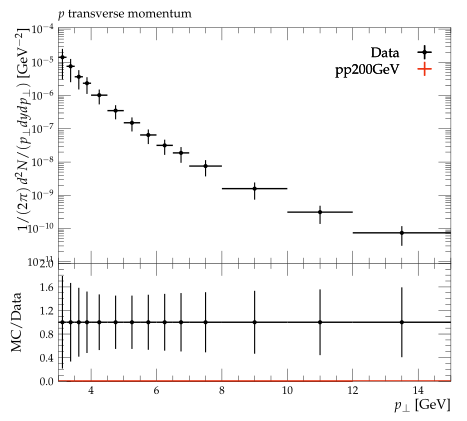

The script that saved this image:
#! /usr/bin/env python3

# This Python script was auto-generated using YODA v2.1.0.
# Analysis object: /STAR_2012_I930463/d01-x01-y05
# Timestamp: 07-10-2025 (17:32:21)

import matplotlib as mpl
import matplotlib.pyplot as plt
mpl.use('Agg') # comment out for interactive use
import os
import numpy as np
from numpy import nan, inf

plotDir = os.path.split(os.path.realpath(__file__))[0]
if 'YODA_USER_PLOT_PATH' in globals():
    plot_outdir = globals()['YODA_USER_PLOT_PATH']
else:
    plot_outdir = plotDir

#plot style
plt.style.use(os.path.join(plotDir, '../default.mplstyle'))
# plot metadata
figW, figH = plt.rcParams['figure.figsize']
ax_xLabel = r'$p_\perp$ [GeV]'
ax_yLabel = r'$1/(2\pi) \, d^2N/(p_\perp dy dp_\perp)$ [GeV$^{-2}$]'
ax_title  = r'$p$ transverse momentum'
ax_xScale = 'linear'
ax_yScale = 'log'
xLims = (3.0, 15.0)
yLims = (9e-12, 0.00011000000000000002)

# TeX-friendly labels for the legend
labels = {
    'legend' : ([ r"Data", r"pp200GeV" ], r""),
}

# Adjust canvas width and height
canvasW = 10.0
canvasH = 9.0
figW *= canvasW/10.
figH *= canvasH/9.

# Create figure and axis objects
fig, (ax, ratio0_ax) = plt.subplots(2, 1, sharex=True,
                  figsize=(figW,figH), gridspec_kw={'height_ratios': (6.0, 3.0)})

# Set figure margins
plt.subplots_adjust(
    left   = 1.0 * plt.rcParams['figure.subplot.left'],
    right  = 1.0 * plt.rcParams['figure.subplot.right'],
    top    = 1.0 * plt.rcParams['figure.subplot.top'],
    bottom = 1.0 * plt.rcParams['figure.subplot.bottom'])

ratio0_ax.yaxis.set_major_locator(mpl.ticker.MultipleLocator(0.4))
ratio0_ax.set_ylim(0.0, 2.0)
ratio0_ax.set_ylabel('MC/Data')

# the numerical data is stored in a separate file
dataf = dict()
prefix = os.path.split(__file__)[0]
if prefix:    prefix = prefix + '/'
exec(open(prefix+'d01-x01-y05__data.py').read(), dataf)


legend_handles = dict() # keep track of handles for the legend

# style options for curves
# starts at zorder>=5 to draw curve on top of legend
styles = {
  'Data': {
    'color' : 'black',
    'linestyle' : '-',
    'linewidth' : 1,
    'marker' : 'o',
    'markersize' : 2,
    'capsize' : 0.0,
    'zorder' : 5,
    'histstyle' : 0,
    'drawstyle' : 'steps-pre',
    'xerrorbars' : 1,
    'yerrorbars' : 1,
    'fillcolor' : None,
    'fillopacity' : 1.0,
    'ratio0_linestyle' : '-',
    'ratio0_linewidth' : 1,
    'ratio0_marker' : 'o',
    'ratio0_markersize' : 2,
    'ratio0_capsize' : 0.0,
    'ratio0_zorder' : 5,
    'ratio0_histstyle' : 0,
    'ratio0_drawstyle' : 'steps-pre',
    'ratio0_xerrorbars' : 1,
    'ratio0_yerrorbars' : 1,
  },
  'pp200GeV.yoda': {
    'color' : '#EE3311',
    'linestyle' : '-',
    'linewidth' : 1,
    'marker' : 'none',
    'markersize' : 2,
    'capsize' : 0.0,
    'zorder' : 6,
    'histstyle' : 1,
    'drawstyle' : 'steps-pre',
    'xerrorbars' : 1,
    'yerrorbars' : 1,
    'fillcolor' : None,
    'fillopacity' : 1.0,
    'ratio0_linestyle' : '-',
    'ratio0_linewidth' : 1,
    'ratio0_marker' : 'none',
    'ratio0_markersize' : 2,
    'ratio0_capsize' : 0.0,
    'ratio0_zorder' : 6,
    'ratio0_histstyle' : 1,
    'ratio0_drawstyle' : 'steps-pre',
    'ratio0_xerrorbars' : 1,
    'ratio0_yerrorbars' : 1,
  },
}

# curve from input yoda files in main panel
for label, yvals in dataf['yvals'].items():
    if all(np.isnan(v) for v in dataf['yvals'][label]):
        continue
    tmp = None
    if styles[label]['histstyle']: # draw as histogram
        xpos = dataf['xedges'][label] if styles[label]['drawstyle'] else dataf['xpoints'][label]
        ypos = np.insert(yvals, 0, yvals[0]) if styles[label]['drawstyle'] else yvals
        if styles[label]['fillcolor']: # fill area below curve
            ax.fill_between(xpos, ypos, step='pre',
                            color=styles[label]['fillcolor'],
                            alpha=styles[label]['fillopacity'])
        tmp, = ax.plot(xpos, ypos,
                       color=styles[label]['color'],
                       linestyle=styles[label]['linestyle'],
                       linewidth=styles[label]['linewidth'],
                       drawstyle=styles[label]['drawstyle'], solid_joinstyle='miter',
                       zorder=styles[label]['zorder'], label=label)
    tmp = ax.errorbar(dataf['xpoints'][label], yvals,
                      xerr=np.array(dataf['xerrs'][label])*styles[label]['xerrorbars'],
                      yerr=np.array(dataf['yerrs'][label])*styles[label]['yerrorbars'],
                      fmt=styles[label]['marker'], capsize=styles[label]['capsize'],
                      markersize=styles[label]['markersize'],
                      ecolor=styles[label]['color'],
                      color=styles[label]['color'], zorder=styles[label]['zorder'])
    tmp[-1][0].set_linestyle(styles[label]['linestyle'])
    tmp[-1][0].set_linewidth(styles[label]['linewidth'])
    if label in dataf['add_legend_handle']:  legend_handles[label] = tmp
    for varLabel in dataf['variation_yvals'].keys():
        if varLabel.startswith(label):
            tmp, = ax.plot(dataf['xedges'][label], dataf['variation_yvals'][varLabel],
                           color=styles[label]['color'],
                           linestyle=styles[label]['linestyle'],
                           linewidth=styles[label]['linewidth'],
                           drawstyle='steps-pre', solid_joinstyle='miter',
                           zorder=styles[label]['zorder'], alpha=0.5)


# plots on ratio panel
# curve from input yoda files in ratio panel
for label, yvals in dataf['ratio0_yvals'].items():
    if all(np.isnan(v) for v in yvals):
        continue
    if styles[label]['ratio0_histstyle']: # plot as histogram
        xpos = dataf['xedges']['Data'] if styles[label]['ratio0_drawstyle'] else dataf['xpoints']['Data']
        ypos = np.insert(yvals, 0, yvals[0]) if styles[label]['ratio0_drawstyle'] else yvals
        ratio0_ax.plot(xpos, ypos,
                       color=styles[label]['color'],
                       linewidth=styles[label]['linewidth'],
                       linestyle=styles[label]['ratio0_linestyle'],
                       drawstyle=styles[label]['ratio0_drawstyle'], zorder=styles[label]['zorder'],
                       solid_joinstyle='miter')
    tmp = ratio0_ax.errorbar(dataf['xpoints']['Data'], yvals,
                             xerr=np.array(dataf['ref_xerrs'])*styles[label]['ratio0_xerrorbars'],
                             yerr=np.array(dataf['ratio0_yerrs'][label])*styles[label]['ratio0_yerrorbars'],
                             fmt=styles[label]['ratio0_marker'], capsize=styles[label]['ratio0_capsize'],
                             markersize=styles[label]['ratio0_markersize'],
                             ecolor=styles[label]['color'],
                             color=styles[label]['color'])
    tmp[-1][0].set_linestyle(styles[label]['ratio0_linestyle'])
    tmp[-1][0].set_linewidth(styles[label]['ratio0_linewidth'])

    for varlabel in dataf['ratio0_variation_vals'].keys():
        if varlabel.startswith(label):
            ratio0_ax.plot(dataf['xedges']['Data'],
                            dataf['ratio0_variation_vals'][varlabel],
                            color=styles[label]['color'],
                            linestyle=styles[label]['linestyle'],
                            linewidth=styles[label]['linewidth'],
                            drawstyle='steps-pre', solid_joinstyle='miter',
                            zorder=1, alpha=0.5)

legend_items = list(legend_handles.values())
ax.add_artist(ax.legend(legend_items,
                        labels['legend'][0],
                        title=labels['legend'][1],
                        alignment='right',
                        loc='upper right',
                        bbox_to_anchor=(1.0, 0.97),markerfirst=False))

# set plot metadata as defined above
ratio0_ax.set_xlabel(ax_xLabel)
ratio0_ax.xaxis.set_label_coords(1., -0.15)
ax.set_ylabel(ax_yLabel, ha='right', va='top')
ax.yaxis.set_label_coords(-0.11, 1.0)
ax.set_title(ax_title, loc='left')
ax.set_xscale(ax_xScale)
ax.set_yscale(ax_yScale)
ax.set_xlim(xLims)
ax.set_ylim(yLims)

# tick formatting
plt.rcParams['xtick.top'] = True
plt.rcParams['ytick.right'] = True
ax.yaxis.set_major_locator(mpl.ticker.LogLocator(base=10.0, numticks=np.inf))
ax.yaxis.set_minor_locator(mpl.ticker.LogLocator(
                           base=10.0, subs=np.arange(0.1, 1, 0.1), numticks=np.inf))
fig.align_ylabels((ax, ratio0_ax))
plt.savefig(os.path.join(plot_outdir, 'd01-x01-y05.pdf'), format='PDF')
plt.savefig(os.path.join(plot_outdir, 'd01-x01-y05.png'), format='PNG')

plt.close(fig)
